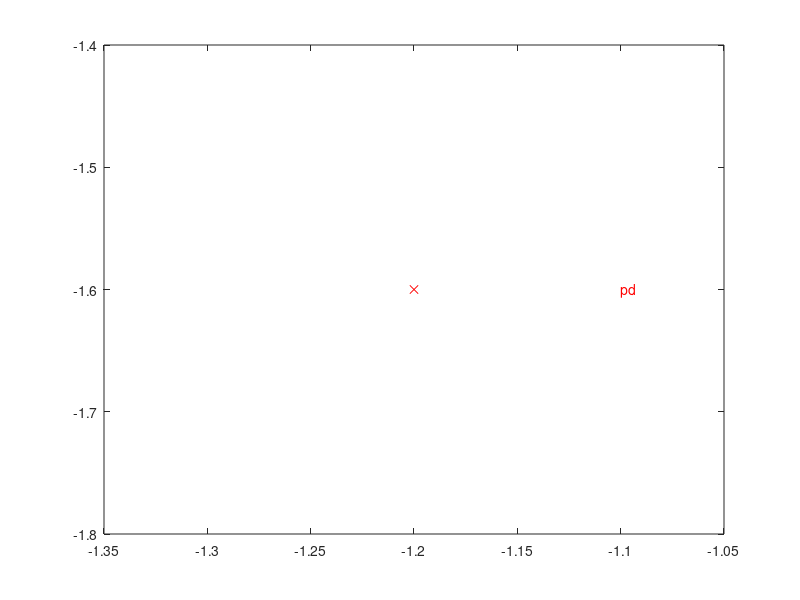

MATLAB code to generate this figure: (Note: this script raises an error after producing the figure.)
clear, clc, close all
%% Compensador Avanço de Fase
% FT de rolagem por deflexão de leme:
num = 0.1*[1 2.83]; den = [1 0.19 1.04]; G_ma = tf(num,den);
[wn,zeta] = damp(G_ma);
fprintf('FT de rolagem associada à guinada:'), G_ma
fprintf('Com frequência natural %f e amortecimento %f\n',wn(1),zeta(1))
wnd = 2; zetad = 0.6;
fprintf('Deseja-se um compensador que forneça wn = %.1f rad/s e zeta = %.1f\n',wnd,zetad)

figure('Name','LR do sistema sem compensador'), hold on
rlocus(G_ma), sgrid(zetad,wnd)
k = 40.5; %[k,p] = rlocfind(G);
G_mf = feedback(k*G_ma,1);

% Polo desejado:
sig = zetad*wnd; wd = wnd*sqrt(1-zetad^2); pd = [-sig + wd*1i, -sig - wd*1i];
plot(-sig,wd,'rx'), plot(-sig,-wd,'rx')
text(-sig+0.1,+wd,'pd','color','r')
text(-sig+0.1,-wd,'pd','color','r')
hold off

% Projeto de compensador por avanço de fase:
zc = -sig;
poles = pole(G_ma);
zeros = zero(G_ma);
theta_pc = - pi + pi/2;
for i = 1:length(poles)
    theta_pc = theta_pc - atan(wd/(poles(i) - zc)); 
end
for i = 1:length(zeros)
    theta_pc = theta_pc + atan(wd/(zeros(i) - zc)); 
end
pc = wd/tan(theta_pc) + zc;

num = conv(num,[1 -zc]); den = conv(den,[1 -pc]); Gc_ma = tf(num,den); 
figure('Name','LR com polo e zero do compensador'), hold on
rlocus(Gc_ma), sgrid(zetad,wnd) 
text(zc+0.05,0.1,'z_c','color','b')
text(pc+0.05,0.1,'p_c','color','b')
plot(-sig,wd,'rx'), plot(-sig,-wd,'rx')
kc = 20.5; %[Kc,Pd] = rlocfind(G_ma);
Gc_mf = feedback(kc*Gc_ma,1);

fprintf('Zeros do sistema sem compensador: z = %.2f\n',zeros(1)) 
fprintf('Polos do sistema sem compensador: p = %s  %s\n',num2str(poles(1)),num2str(poles(2)))
fprintf('Ganho do sistema para amortecimento desejado: k = %.2f\n',k)
fprintf('Polos desejados: pd = %s %s\n',num2str(pd(1)),num2str(pd(2)))
fprintf('Zero do compensador: zc = %.2f\n',zc)
fprintf('Polo do compensador: pc = %.2f\n',pc)
fprintf('Ganho do compensador: kc = %.2f\n',kc)
%% Verificação

% Resposta em degrau
t = 0:0.01:6;
figure('Name', 'Resposta degrau da FT de malha fechada'), hold on
step(G_mf,t,'b')
step(Gc_mf,t,'r')
plot(t,0*t+1,'--k')
legend('Sem compensador','Com compensador','Degrau unitário'), grid on

% Resposta ao impulso
t = 0:0.01:6;
figure('Name', 'Resposta impulso da FT de malha fechada'), hold on
impulse(G_mf,t,'b')
impulse(Gc_mf,t,'r')
plot([0 0],[0 1],'-k')
legend('Sem compensador','Com compensador','Impulso unitário'), grid on